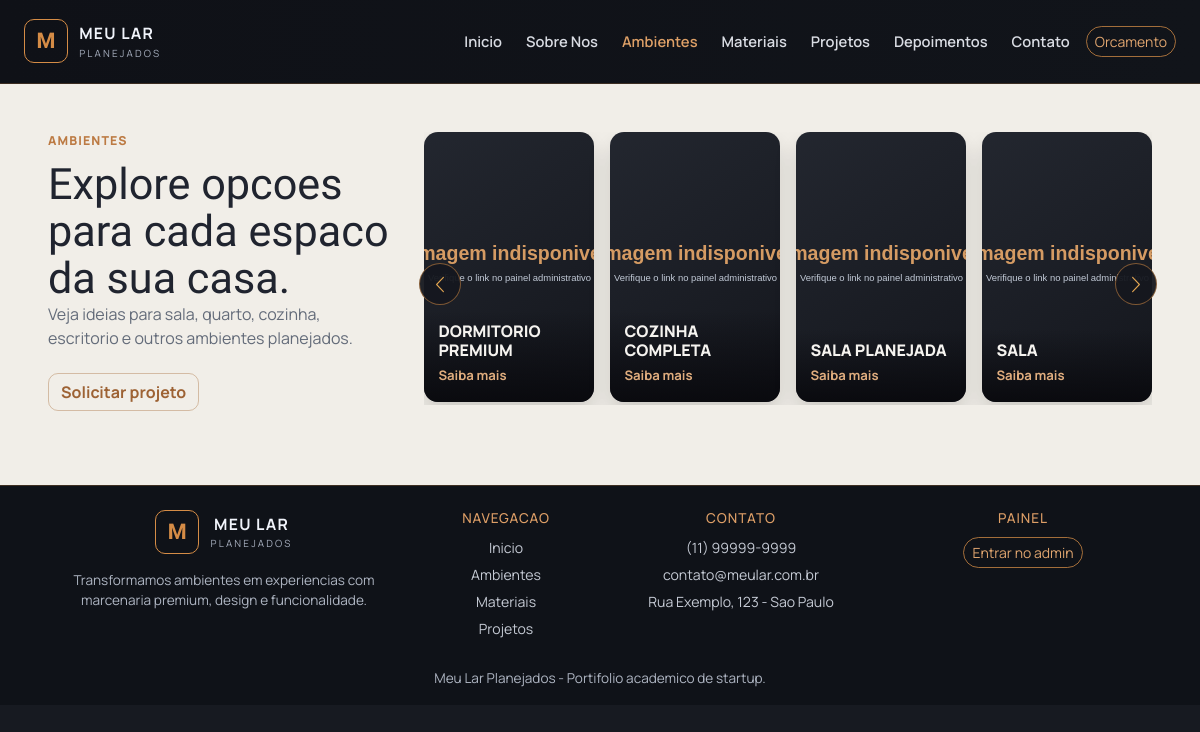
The page /ambientes.php on the database its author committed.
### tables this page shows
CREATE TABLE itens (
        id INTEGER PRIMARY KEY AUTOINCREMENT,
        nome TEXT NOT NULL,
        descricao TEXT NOT NULL,
        preco REAL NOT NULL,
        imagem TEXT NOT NULL,
        created_at TEXT DEFAULT CURRENT_TIMESTAMP
    );

### includes/storefront_data.php (called while the page is built, shortened)
<?php
function loadStorefrontData(PDO $pdo): array
{
    $countStmt = $pdo->prepare('SELECT COUNT(*) AS total FROM itens');
    $countStmt->execute();
    $total = (int) ($countStmt->fetch()['total'] ?? 0);
    $itensStmt = $pdo->prepare('SELECT id, nome, descricao, preco, imagem FROM itens ORDER BY id DESC');
    $itensStmt->execute();
    $itens = $itensStmt->fetchAll();
    $fallbackGallery = [
        ['id' => 0, 'nome' => 'Sala', 'descricao' => 'Ambiente social com marcenaria sob medida.', 'preco' => 12990.00, 'imagem' => 'https://images.unsplash.com/photo-1616486029423-aaa4789e8c9a?auto=format&fit=crop&w=900&q=80'],
        ['id' => 0, 'nome' => 'Quarto', 'descricao' => 'Dormitorio com painel e guarda-roupa planejado.', 'preco' => 14990.00, 'imagem' => 'https://images.unsplash.com/photo-1616594039964-3cbe6f4f9cf8?auto=format&fit=crop&w=900&q=80'],
        ['id' => 0, 'nome' => 'Cozinha', 'descricao' => 'Cozinha integrada com acabamento premium.', 'preco' => 25900.00, 'imagem' => 'https://images.unsplash.com/photo-1556911220-bff31c812dba?auto=format&fit=crop&w=900&q=80'],
        ['id' => 0, 'nome' => 'Escritorio', 'descricao' => 'Home office com nichos funcionais.', 'preco' => 9990.00, 'imagem' => 'https://images.unsplash.com/photo-1615874959474-d609969a20ed?auto=format&fit=crop&w=900&q=80'],
        ['id' => 0, 'nome' => 'Closet', 'descricao' => 'Closet de alto aproveitamento com portas espelhadas.', 'preco' => 16990.00, 'imagem' => 'https://images.unsplash.com/photo-1616486701534-5f5f4f12f3f6?auto=format&fit=crop&w=900&q=80'],
        ['id' => 0, 'nome' => 'Lavanderia', 'descricao' => 'Lavanderia compacta com organizacao inteligente.', 'preco' => 7890.00, 'imagem' => 'https://images.unsplash.com/photo-1582738412124-ea6f0d3221be?auto=format&fit=crop&w=900&q=80'],
    ];
    $catalog = $itens;
    foreach ($fallbackGallery as $fallback) {
        if (count($catalog) >= 8) {
            break;
        }
        $catalog[] = $fallback;
    }
    $ambientes = array_slice($catalog, 0, 8);
    $ambienteSlides = array_chunk($ambientes, 4);
    $projetos = array_slice($catalog, 0, 5);
    $materiaisPreview = [
        ['nome' => 'Cinza Grafite', 'hex' => '#1E1F1E'],
        ['nome' => 'Carvalho Natural', 'hex' => '#D9B17C'],
        ['nome' => 'Off White', 'hex' => '#F2F0EC'],
        ['nome' => 'Freijo Puro', 'hex' => '#8A5A3B'],
        ['nome' => 'Verde Oliva', 'hex' => '#4A5B43'],
    ];
    return [
        'itens' => $itens,
        'ambientes' => $ambientes,
        'ambienteSlides' => $ambienteSlides,
        'projetos' => $projetos,
        'materiaisPreview' => $materiaisPreview,
    ];
}

### ambientes.php (the view, shortened to what this page needs)
<?php
$pdo = require __DIR__ . '/db.php';
require __DIR__ . '/includes/storefront_data.php';
$data = loadStorefrontData($pdo);
$ambienteSlides = $data['ambienteSlides'];
include __DIR__ . '/includes/header.php';
?>
<main>
    <section class="ambientes-section container-fluid px-3 px-lg-5 py-5">
        <div class="row g-4 align-items-start">
            <div class="col-12 col-lg-4">
                <p class="kicker">Ambientes</p>
                <h1 class="section-title">Explore opcoes para cada espaco da sua casa.</h1>
                <p class="ambientes-copy">Veja ideias para sala, quarto, cozinha, escritorio e outros ambientes planejados.</p>
                <a href="contato.php" class="btn btn-outline-amber">Solicitar projeto</a>
            </div>
            <div class="col-12 col-lg-8">
                <div id="ambientesPageCarousel" class="carousel slide ambientes-carousel" data-bs-ride="carousel" data-bs-interval="4800">
                    <div class="carousel-inner">
                        <?php foreach ($ambienteSlides as $slideIndex => $slide): ?>
                            <div class="carousel-item <?= $slideIndex === 0 ? 'active' : '' ?>">
                                <div class="row g-3">
                                    <?php foreach ($slide as $item): ?>
                                        <div class="col-12 col-sm-6 col-xl-3">
                                            <article class="ambient-card">
                                                <img src="<?= htmlspecialchars($item['imagem']) ?>" alt="Ambiente <?= htmlspecialchars($item['nome']) ?>">
                                                <div class="ambient-overlay">
                                                    <h3><?= htmlspecialchars($item['nome']) ?></h3>
                                                    <a href="contato.php">Saiba mais</a>
                                                </div>
                                            </article>
                                        </div>
                                    <?php endforeach; ?>
                                </div>
                            </div>
                        <?php endforeach; ?>
                    </div>
                    <button class="carousel-control-prev" type="button" data-bs-target="#ambientesPageCarousel" data-bs-slide="prev" aria-label="Slide anterior">
                        <span class="carousel-control-prev-icon" aria-hidden="true"></span>
                    </button>
                    <button class="carousel-control-next" type="button" data-bs-target="#ambientesPageCarousel" data-bs-slide="next" aria-label="Proximo slide">
                        <span class="carousel-control-next-icon" aria-hidden="true"></span>
                    </button>
                </div>
            </div>
        </div>
    </section>
</main>
<?php include __DIR__ . '/includes/footer.php';

### styles/style.css (style rules this page uses)
:root { --bg: #17181c; --bg-panel: #101217; --bg-soft: #efede7; --text: #f6f5f2; --text-muted: #a9adb9; --gold: #d58c46; --gold-soft: #f0bf8c; --line: #2a2c32; --shadow: 0 20px 60px rgba(0, 0, 0, 0.35); }
* { box-sizing: border-box; margin: 0; padding: 0; }
*::before, *::after { box-sizing: border-box; }
html, body { max-width: 100%; overflow-x: hidden; overflow-x: clip; }
img, picture, video, canvas, svg, iframe { display: block; max-width: 100%; }
.container, .container-fluid, .row, [class^="col"], [class*=" col"] { min-width: 0; }
body { font-family: "Manrope", sans-serif; min-height: 100vh; background: radial-gradient(circle at 12% 6%, #2b2d35 0%, #16171b 35%, #121317 100%); color: var(--text); padding: 0; }
main { width: 100%; margin: 0; }
.ambientes-carousel { position: relative; width: 100%; padding-bottom: 2rem; }
.ambientes-carousel .carousel-inner { padding-bottom: 0.2rem; }
.ambientes-carousel .carousel-control-prev, .ambientes-carousel .carousel-control-next { width: 42px; height: 42px; top: 50%; transform: translateY(-50%); background: rgba(20, 22, 28, 0.85); border-radius: 999px; border: 1px solid rgba(213, 140, 70, 0.55); opacity: 1; }
.ambientes-carousel .carousel-control-prev { left: -0.25rem; }
.ambientes-carousel .carousel-control-next { right: -0.25rem; }
.ambientes-carousel .carousel-control-prev-icon, .ambientes-carousel .carousel-control-next-icon { filter: brightness(0) saturate(100%) invert(77%) sepia(42%) saturate(752%) hue-rotate(333deg) brightness(93%) contrast(91%); width: 1.15rem; height: 1.15rem; }
body { background: linear-gradient(180deg, #0f1117 0%, #191c24 100%); color: #eef1f6; }
.kicker { text-transform: uppercase; letter-spacing: 0.1em; color: #d49358; font-size: 0.78rem; font-weight: 700; margin-bottom: 0.75rem; }
.hero-copy h1, .section-title { font-family: "Sora", sans-serif; }
.section-title { font-size: clamp(1.6rem, 3vw, 2.5rem); margin: 0; }
body { background: #171a21; color: #f2f4f7; }
.ambientes-section { background: #f1eee8; color: #20242f; }
.ambientes-section .kicker, .projects-section .kicker, .contact-section .kicker, .workflow-materials .kicker, .testimonials-section .kicker { color: #bc7a43; font-size: 0.77rem; letter-spacing: 0.09em; text-transform: uppercase; font-weight: 800; }
.ambientes-section .section-title { font-size: clamp(2rem, 3.6vw, 3.4rem); line-height: 1.08; }
.ambientes-copy { color: #636b79; max-width: 32ch; margin-bottom: 1.4rem; }
.btn-outline-amber { border: 1px solid rgba(169, 110, 60, 0.4); color: #9d6234; background: transparent; font-weight: 700; border-radius: 10px; }
.ambientes-carousel .carousel-control-prev, .ambientes-carousel .carousel-control-next { width: 42px; height: 42px; top: 50%; transform: translateY(-50%); background: rgba(22, 24, 31, 0.95); border: 1px solid rgba(213, 140, 70, 0.55); border-radius: 50%; opacity: 1; }
.ambientes-carousel .carousel-control-prev { left: -0.3rem; }
.ambientes-carousel .carousel-control-next { right: -0.3rem; }
.ambient-card { border-radius: 14px; overflow: hidden; position: relative; min-height: 270px; box-shadow: 0 12px 22px rgba(0, 0, 0, 0.15); }
.ambient-card img { width: 100%; height: 100%; min-height: 270px; object-fit: cover; }
.ambient-overlay { position: absolute; inset: auto 0 0; padding: 1rem 0.9rem; background: linear-gradient(180deg, transparent 5%, rgba(8, 8, 12, 0.88) 100%); }
.ambient-overlay h3 { margin: 0; color: #f5f3ef; font-size: 1rem; font-weight: 800; text-transform: uppercase; }
.ambient-overlay a { margin-top: 0.35rem; display: inline-block; color: #e0ad7e; text-decoration: none; font-weight: 700; font-size: 0.82rem; }
.project-thumb, .ambient-card, .hero-right, .material-card { width: 100%; }

### rows shown on the page
itens: nome "DORMITORIO PREMIUM"
itens: nome "COZINHA COMPLETA"
itens: nome "SALA PLANEJADA"

### other values the page prints
$item['nome'] "SALA"
